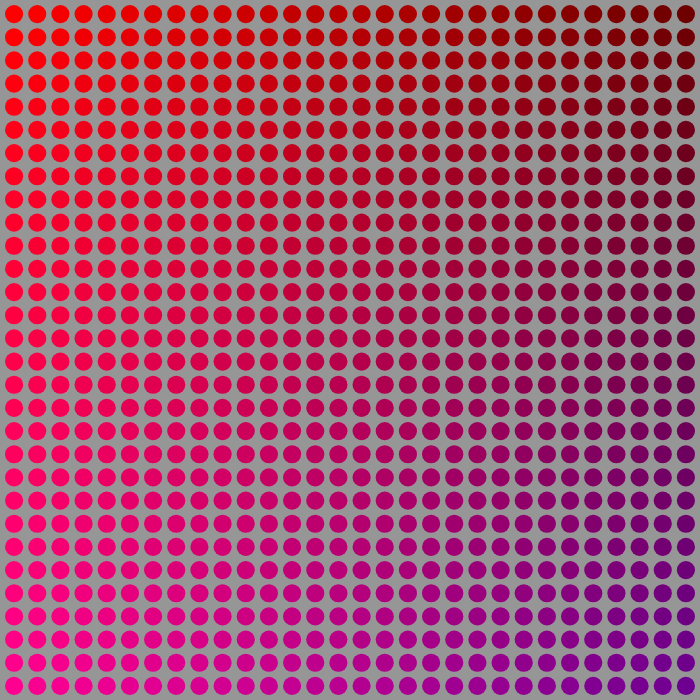
Frame 1 (no input)
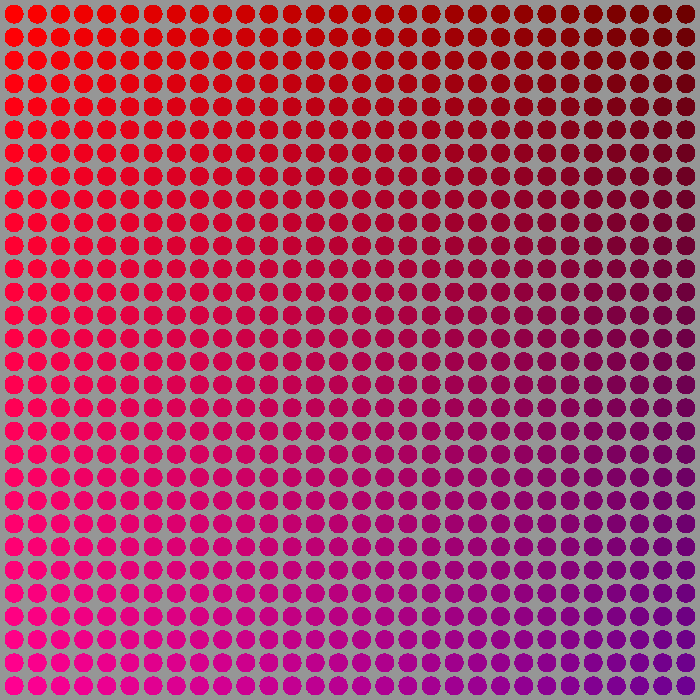
Frame 60 (no input)
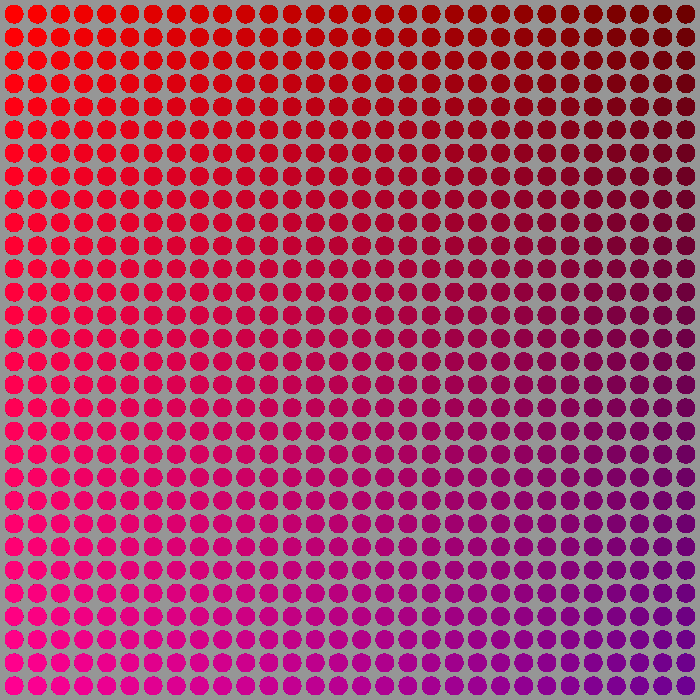
Frame 120 (the mouse pressed at the canvas centre since frame 60)

The p5.js sketch that drew these frames (run headless with seeded random() and noise() and a simulated clock; from frame 60 on, the mouse is pressed at the canvas centre):

// p5.js sketch
// ── sketch.js
function setup() {
    createCanvas(width, 700);
    background(150);
}

let width = 700;
let spacing = 5;
let xOffset = spacing;
let yOffset = spacing;
let numOfBoxes = 30;
let boxwidth = (width - (spacing * (numOfBoxes + 1))) / numOfBoxes;
let totalXSpace = boxwidth + spacing;



function draw() {
    noStroke();
    drawBoxes();
}

function drawBoxes() {
    for (let j = 0; j < numOfBoxes; j++) {
        for (let i = 0; i < numOfBoxes; i++) {
            fill(255 - (i * 5), 0, j * 5);
            ellipseMode(CORNER);
            ellipse(xOffset + (i * totalXSpace), yOffset + (j * totalXSpace), boxwidth, boxwidth);
        }
    }

}
// ── gridmaker.js
function setup() {
    createCanvas(700, 700);
    background(200);
}

function draw() {
    drawBoxes(10, color(255, 255, 0), 1);
    drawBoxes(35, color('red'), 2);

}

function drawBoxes(numBoxes, strokeColour, strokeThickness) {
    let boxsize = width / numBoxes
    for (let j = 0; j < numBoxes; j++) {
        for (let i = 0; i < numBoxes; i++) {
            noFill();
            stroke(strokeColour);
            strokeWeight(strokeThickness);
            rect(i * boxsize, j * boxsize, boxsize, boxsize);
        }
    }

}
